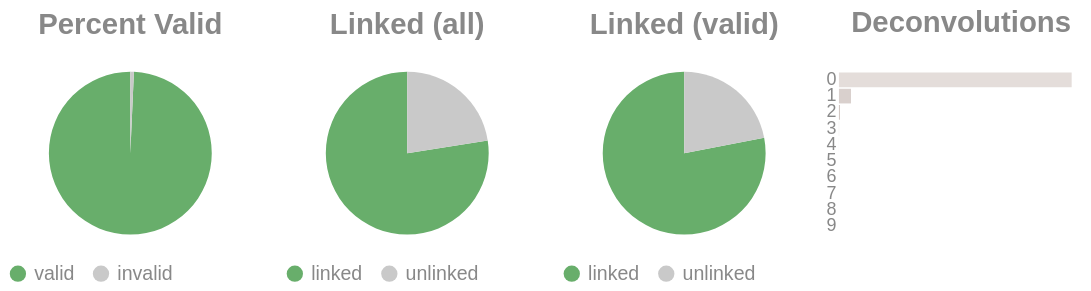

The notebook cell saved with this chart:
### Code cell
if SKIPLR:
    pass
else:
    clash = Counter()
    for i in valids['molecule'].to_list():
        _mol = i.split("-")
        if len(_mol) == 1:
            clash.update('0')
        else:
            clash.update(_mol[-1])

    _d = {"deconvolutions": [], 'count': []}
    for k,v in clash.items():
        _d['deconvolutions'].append(k)
        _d['count'].append(v)

    tot_valid = valids['reads'].sum()
    mask = valids['reads'] >= 2
    n_linked_reads = valids.filter(mask)['reads'].sum()
    if n_linked_reads == 0:
        print_html("No linked molecules (>=2 reads) were detected; skipping linked-only distributions.")
        SKIPLR = True
    else:
        perc_valid = round(tot_valid / n_reads, 4)
        linked_perc_abs = round(n_linked_reads / n_reads, 4)
        linked_perc = round(n_linked_reads / tot_valid, 4)

    _valid = pl.DataFrame({"valids": ['valid', 'invalid'], "count": [tot_valid, n_reads - tot_valid]})
    _linked_abs = pl.DataFrame({"linked (absolute)": ['linked', 'unlinked'], "count": [n_linked_reads, n_reads - n_linked_reads]})
    _linked_rel = pl.DataFrame({"linked (valids)": ['linked', 'unlinked'], "count": [n_linked_reads, tot_valid - n_linked_reads]})

    (
        alt.hconcat(
            piechart(_valid, goodval = 'valid', title = "Percent Valid"),
            piechart(_linked_abs, goodval = "linked", title =  "Linked (all)"),
            piechart(_linked_rel, goodval = "linked", title =  "Linked (valid)"),
            convolutionbar(pl.DataFrame(_d), title = "Deconvolutions"),
            center = True,
            bounds = 'flush'
        )
        .resolve_scale(color='independent')
        .resolve_legend('independent')
        .properties(usermeta={'embedOptions': {"actions": False}})
    ).display()

### Figure 1 — Vega-Lite specification as saved in the notebook (floating-point values rounded to 4 significant figures)
{"width": "container", "height": 400, "config": {"title": {"anchor": "start", "dy": -15, "fontSize": 18, "color": "#888888", "subtitleColor": "#888888", "subtitleFontSize": 14}, "arc": {"fill": "#0072B2"}, "axis": {"domainColor": "#888888", "domainWidth": 0.5, "gridWidth": 0.2, "grid": false, "titleFontWeight": 400, "titleFontSize": 15, "labelFontSize": 11, "labelColor": "#888888", "tickColor": "#888888", "tickWidth": 0.2, "titleColor": "#888888"}, "axisBand": {"grid": false}, "axisX": {"grid": true, "tickSize": 10, "domainCap": "round"}, "axisY": {"domain": false, "grid": true, "tickSize": 0, "domainCap": "round"}, "background": "transparent", "header": {"labelFontSize": 15, "labelColor": "#888888", "titleFontSize": 15, "titleFontWeight": 600, "titleColor": "#888888"}, "legend": {"labelFont": "sans-serif", "labelFontSize": 12, "labelColor": "#888888", "symbolSize": 100, "symbolType": "circle", "titleFontSize": 12, "titlePadding": 10, "titleColor": "#888888", "title": null}, "range": {"category": ["#E69F00", "#56B4E9", "#009E73", "#F0E442", "#0072B2", "#D55E00", "#CC79A7", "#000000"], "diverging": ["#cfe8f3", "#a2d4ec", "#73bfe2", "#46abdb", "#1696d2", "#12719e"]}, "area": {"fill": "#0072B2", "fillOpacity": 0.7, "line": true, "strokeOpacity": 0.7}, "line": {"color": "#0072B2", "stroke": "#0072B2", "strokeWidth": 2}, "trail": {"color": "#0072B2", "stroke": "#0072B2", "strokeWidth": 0, "size": 1}, "point": {"filled": true, "fillOpacity": 1.0, "size": 95}, "text": {"color": "#888888", "fontSize": 11, "align": "right", "fontWeight": 400, "size": 11}, "bar": {"fill": "#0072B2", "stroke": null}, "view": {"stroke": null, "continuousWidth": 660, "continuousHeight": 400}}, "hconcat": [{"data": {"name": "data-0c0592eafb391d006b68b97757ec7118"}, "mark": {"type": "arc"}, "encoding": {"color": {"field": "valids", "legend": {"orient": "bottom", "title": null}, "scale": {"domain": ["valid", "invalid"], "range": ["#68ae6b", "#C9C9C9"]}, "title": "Valids", "type": "nominal"}, "theta": {"field": "count", "type": "quantitative"}, "tooltip": [{"field": "valids", "title": "Valids", "type": "ordinal"}, {"field": "percent", "format": ".2%", "title": "Percent", "type": "quantitative"}, {"field": "count", "title": "Count", "type": "quantitative"}]}, "height": 100, "title": {"text": "Percent Valid", "align": "center", "anchor": "middle"}, "transform": [{"calculate": "datum.count / 13743055", "as": "percent"}], "width": 150}, {"data": {"name": "data-cc64ae77ca64b3e150254e204d93e298"}, "mark": {"type": "arc"}, "encoding": {"color": {"field": "linked (absolute)", "legend": {"orient": "bottom", "title": null}, "scale": {"domain": ["linked", "unlinked"], "range": ["#68ae6b", "#C9C9C9"]}, "title": "Linked (Absolute)", "type": "nominal"}, "theta": {"field": "count", "type": "quantitative"}, "tooltip": [{"field": "linked (absolute)", "title": "Linked (Absolute)", "type": "ordinal"}, {"field": "percent", "format": ".2%", "title": "Percent", "type": "quantitative"}, {"field": "count", "title": "Count", "type": "quantitative"}]}, "height": 100, "title": {"text": "Linked (all)", "align": "center", "anchor": "middle"}, "transform": [{"calculate": "datum.count / 13743055", "as": "percent"}], "width": 150}, {"data": {"name": "data-31af1e77506bfcfd1397f9e01fd12d33"}, "mark": {"type": "arc"}, "encoding": {"color": {"field": "linked (valids)", "legend": {"orient": "bottom", "title": null}, "scale": {"domain": ["linked", "unlinked"], "range": ["#68ae6b", "#C9C9C9"]}, "title": "Linked (Valids)", "type": "nominal"}, "theta": {"field": "count", "type": "quantitative"}, "tooltip": [{"field": "linked (valids)", "title": "Linked (Valids)", "type": "ordinal"}, {"field": "percent", "format": ".2%", "title": "Percent", "type": "quantitative"}, {"field": "count", "title": "Count", "type": "quantitative"}]}, "height": 100, "title": {"text": "Linked (valid)", "align": "center", "anchor": "middle"}, "transform": [{"calculate": "datum.count / 13646130", "as": "percent"}], "width": 150}, {"data": {"name": "data-412021205db8dcf87c8312f5d0f54451"}, "mark": {"type": "bar"}, "encoding": {"color": {"field": "deconvolutions", "legend": null, "scale": {"scheme": "lightgreyred"}, "type": "nominal"}, "tooltip": [{"field": "deconvolutions", "title": "Deconvolutions", "type": "ordinal"}, {"field": "percent", "format": ".2%", "title": "Percent", "type": "quantitative"}, {"field": "count", "title": "Count", "type": "quantitative"}], "x": {"axis": null, "field": "count", "type": "quantitative"}, "y": {"field": "deconvolutions", "sort": "ascending", "title": null, "type": "nominal"}}, "height": 100, "title": {"text": "Deconvolutions", "align": "center", "anchor": "middle"}, "transform": [{"calculate": "datum.count / 5032610", "as": "percent"}], "width": 150}], "bounds": "flush", "center": true, "resolve": {"legend": {"angle": "independent"}, "scale": {"color": "independent"}}, "usermeta": {"embedOptions": {"actions": false}}, "$schema": "https://vega.github.io/schema/vega-lite/v6.1.0.json", "datasets": {"data-0c0592eafb391d006b68b97757ec7118": [{"valids": "valid", "count": 13646130}, {"valids": "invalid", "count": 96925}], "data-cc64ae77ca64b3e150254e204d93e298": [{"linked (absolute)": "linked", "count": 10649065}, {"linked (absolute)": "unlinked", "count": 3093990}], "data-31af1e77506bfcfd1397f9e01fd12d33": [{"linked (valids)": "linked", "count": 10649065}, {"linked (valids)": "unlinked", "count": 2997065}], "data-412021205db8dcf87c8312f5d0f54451": [{"deconvolutions": "0", "count": 4762238}, {"deconvolutions": "1", "count": 246494}, {"deconvolutions": "2", "count": 20537}, {"deconvolutions": "3", "count": 2685}, {"deconvolutions": "4", "count": 497}, {"deconvolutions": "5", "count": 117}, {"deconvolutions": "6", "count": 31}, {"deconvolutions": "7", "count": 8}, {"deconvolutions": "8", "count": 2}, {"deconvolutions": "9", "count": 1}]}}
